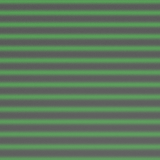
#> input picture AnalyzeStructLightPictures/data/blender.png, 160 x 160 px
$ python gen_csv.py
#> lines starting #> are read from the running program, lines starting #| are printed output that depends on the picture
from os import path
import numpy as np
from pathlib import Path
from PIL import Image
import cv2

DATAFOLDER = "data"
FILENAME="blender"
INPUTFILE = Path(DATAFOLDER) / (FILENAME+".png")
COL =80

def make_grayscale(img):
    # Transform color image to grayscale
    gray_img = cv2.cvtColor(img, cv2.COLOR_BGR2GRAY)
    return gray_img

def normalize_image255(img):
    # Changes the input image range from (0, 255) to (0, 1)number_of_epochs = 5
    img = img/255.0
    return img


def gen_nn():
    image1 = cv2.imread(str(high), 1).astype(np.float32)
    #black = folder + 'image9.png' #'' blenderblack.png
    #image2 = cv2.imread(black,1).astype(np.float32)
    image = image1 #- image2
    inp_1 = normalize_image255(image)
    inp_1 = make_grayscale(inp_1)

def gen_csv():
    img = Image.open(INPUTFILE)
#> img is the input picture: PIL image 160x160 RGBA; mean R, G, B, A 92.7, 119.8, 92.7, 255
    grey = img.convert('L')
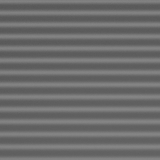
#> grey: PIL image 160x160 L; min 87, max 134, mean 108.7
    f = open(FILENAME+".csv", "w")
    image1 = cv2.imread(str(INPUTFILE), 1).astype(np.float32)
    image = image1
    inp_1 = normalize_image255(image)
    # [4 lines of commented-out code are left out]

    f.write('"y","R","G","B","L","cR","cG","cB","normR","normG","normB","cL"\n')

    x=COL

    print("Bands", img.getbands())
#| Bands ('R', 'G', 'B', 'A')
    for y in range(0, img.height):
        pic = img.getpixel((x,y))
        g = grey.getpixel((x,y))
        print("pic", pic)
        print("i",image[y,x])
        print("i2",inp_1[y,x])
        f.write(f'{y},{pic[0]},{pic[1]},{pic[2]},{g},{image[y,x,2]},{image[y,x,1]},{image[y,x,0]},{inp_1[y,x,2]},{inp_1[y,x,1]},{inp_1[y,x,0]}\n')
#> this loop made 160 passes
#> (pic, g) on passes 1 to 3: ((88, 153, 88, 255), 126), ((89, 158, 89, 255), 130), ((89, 144, 89, 255), 121)
#> (printed output is left out)

        # print("i2",inp_1[y,x])
        # print("i3",inp_2[y,x])


    f.close()


gen_csv()
